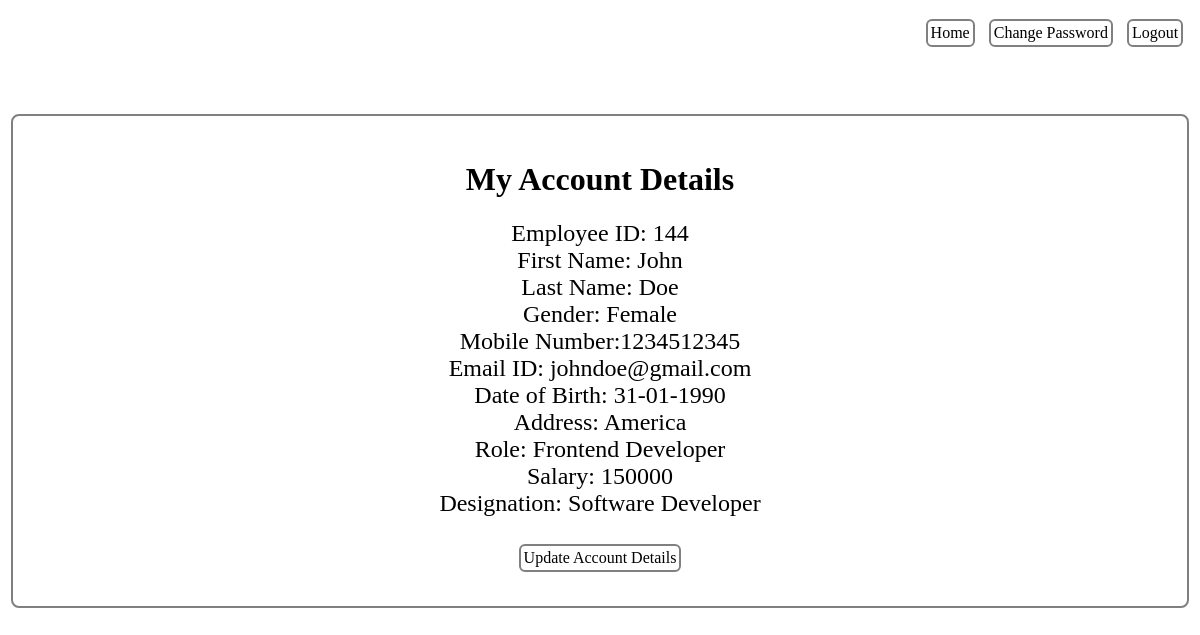
The page /aedit.php (signed in) on the database its author committed.
### tables this page shows
CREATE TABLE `employees` (
  `id` int(100) NOT NULL,
  `fname` varchar(100) NOT NULL,
  `lname` varchar(100) NOT NULL,
  `gender` varchar(100) NOT NULL,
  `mobilenumber` bigint(10) NOT NULL,
  `emailid` varchar(100) NOT NULL,
  `password` varchar(100) NOT NULL,
  `dob` date NOT NULL,
  `addr` varchar(2000) NOT NULL,
  `role` varchar(100) NOT NULL,
  `sal` int(100) NOT NULL,
  `design` varchar(100) NOT NULL,
  `ut` varchar(100) NOT NULL
);

### aedit.php (the view, shortened to what this page needs)
<?php
require("db.php");
$idss=$_SESSION['ids'];
?>
<html>
<head>
    <link rel="stylesheet" type="text/css" media="screen" href="vd.css">
</head>
    <body>
    <a href="ahome.php"><input type="button" name="home" value="Home" class="home1"></a>
    <a href="achangepassword.php"><input type="button" name="password" value="Change Password" class="home1"></a>
    <a href="index.php"><input type="button" name="logout" value="Logout" class="home1"></a>
<fieldset>
    <br>
    <h1>My Account Details</h1>
    <div class=data>
    <?php
$query="select id,fname,lname,gender,mobilenumber,emailid,dob,addr,role,sal,design from employees where id='$idss'";
$result=mysqli_query($conn, $query);
$count = mysqli_num_rows($result);
$row = mysqli_fetch_array($result,MYSQLI_ASSOC);
if($count==1)
{
    echo "<form>";
    $ndob=date("d-m-Y",strtotime($row['dob']));
echo "Employee ID: ".$row['id']."<br>";
echo "First Name: ".$row['fname']."<br>";
echo "Last Name: ".$row['lname']."<br>";
echo "Gender: ".$row['gender']."<br>";
echo "Mobile Number:".$row['mobilenumber']."<br>";
echo "Email ID: ".$row['emailid']."<br>";
echo "Date of Birth: ".$ndob."<br>";
echo "Address: ".$row['addr']."<br>";
echo "Role: ".$row['role']."<br>";
echo "Salary: ".$row['sal']."<br>";
echo "Designation: ".$row['design']."<br><br>";
echo "<a href=aupdate.php><input type=button name=update value='Update Account Details' class=update></a>";
echo "</form>";
}?>
</div>
</fieldset>
</body>
</html>

### vd.css (style rules this page uses)
fieldset { border-style: solid; border-color: gray; height: inherit; text-align: center; border-radius: 8px; font-family: 'Times New Roman', Times, serif; color:black; backdrop-filter: blur(10px); width: 1150px; margin: 0 auto; margin-bottom: 7%; position: relative; top: 10%; }
.data { font-size: 24px; }
.home1 { position: relative; top:11px; right: -77.5%; font-family: 'Times New Roman', Times, serif; width:fit-content; border-radius: 6px; backdrop-filter: blur(10px); font-size: 16px; background: transparent; padding: 3px; margin-right:10px; border-style: solid; border-color: gray; color:black; }
.update { position: relative; font-family: 'Times New Roman', Times, serif; width:fit-content; border-radius: 6px; backdrop-filter: blur(10px); font-size: 16px; background: transparent; padding: 3px; border-style: solid; border-color: gray; color:black; }

### rows shown on the page
employees: id "144", fname "John", lname "Doe", gender "Female", mobilenumber "1234512345", emailid "johndoe@gmail.com", dob "31-01-1990", addr "America", role "Frontend Developer", sal "150000", design "Software Developer"
